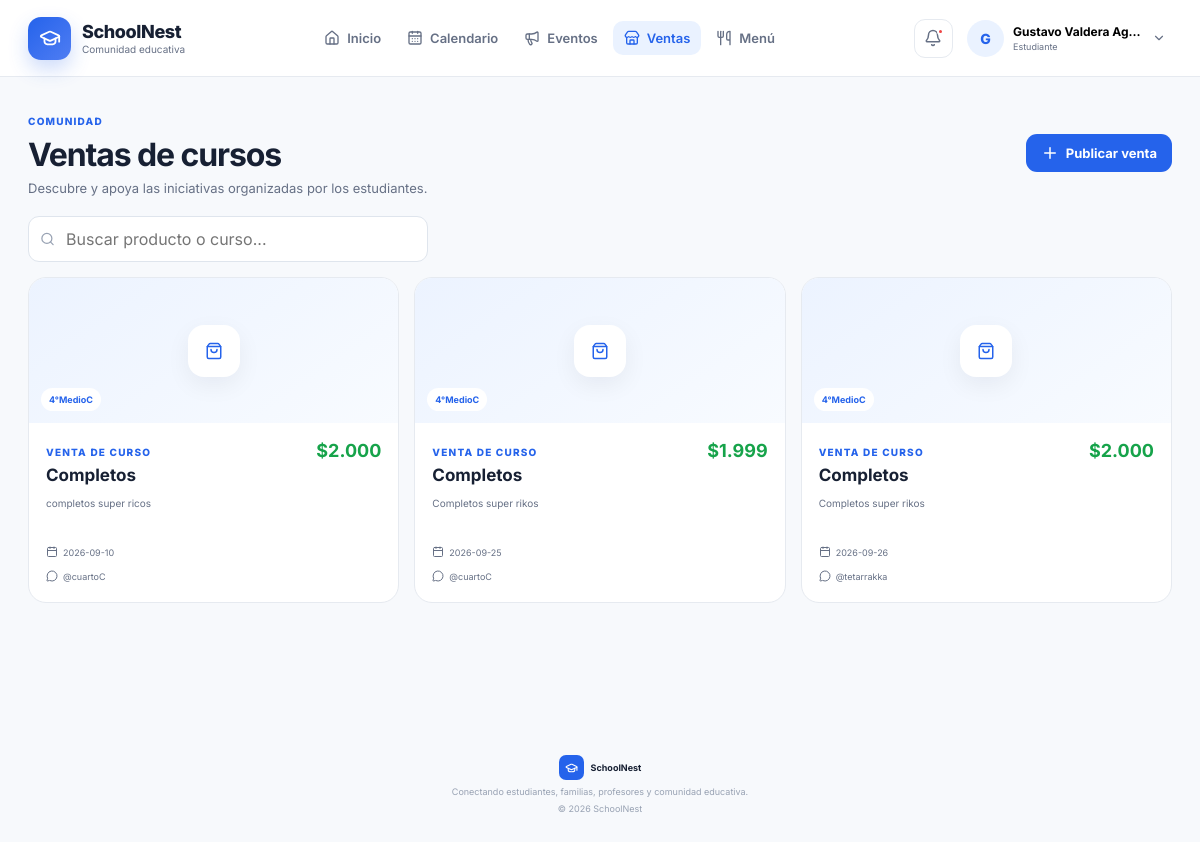
/sales (signed in), run on the app's committed database.
### tables this page shows
CREATE TABLE sales (

        id INTEGER PRIMARY KEY AUTOINCREMENT,

        course TEXT NOT NULL,

        product TEXT NOT NULL,

        description TEXT,

        sale_date TEXT NOT NULL,

        price INTEGER,

        contact TEXT,

        created_by INTEGER, status TEXT
            DEFAULT 'aprobada',

        FOREIGN KEY(created_by) REFERENCES users(id)

    );

### app.py (the view, shortened to what this page needs)
@app.route("/sales")
@login_required
def sales():
    connection = get_db()
    if session.get("role") in [
        "direccion",
        "profesor"
    ]:
        rows = connection.execute(
            """

            SELECT *

            FROM sales

            ORDER BY sale_date

            """
        ).fetchall()
    elif session.get("role") == "estudiante":
        rows = connection.execute(
            """

            SELECT *

            FROM sales

            WHERE
                status = 'aprobada'
                OR created_by = ?

            ORDER BY sale_date

            """,
            (
                session[
                    "user_id"
                ],
            )
        ).fetchall()
    connection.close()
    return render_template(
        "sales.html",
        sales=rows
    )

### app.py (called while the page is built, shortened)
def get_db():
    connection = sqlite3.connect(DATABASE)
    connection.row_factory = sqlite3.Row
    return connection

def login_required(view):
    @wraps(view)
    def wrapped(*args, **kwargs):
        return view(
            *args,
            **kwargs
        )
    return wrapped

@app.context_processor
def global_data():
    return {
        "current_year":
            datetime.now().year
    }

### templates/sales.html (shortened to what this page needs)
{% extends "base.html" %}
{% block content %}
<section class="page-heading page-heading-actions">
    <div>
        <span class="eyebrow">
            Comunidad
        </span>
        <h1>
            Ventas de cursos
        </h1>
        <p>
            Descubre y apoya las iniciativas
            organizadas por los estudiantes.
        </p>
    </div>
    {% if session.get("role") in ["direccion", "profesor", "estudiante"] %}
    <button
        class="btn btn-primary"
        data-modal-open="createSaleModal"
    >
        <i data-lucide="plus"></i>
        Publicar venta
    </button>
    {% endif %}
</section>
<section class="page-toolbar">
    <div class="search-box">
        <i data-lucide="search"></i>
        <input
            type="search"
            id="saleSearch"
            placeholder="Buscar producto o curso..."
        >
    </div>
</section>
<section class="sales-grid">
{% for sale in sales %}
<article
    class="sale-card"
    data-sale-card
    data-status="{{ sale.status }}"
    data-search="{{ sale.product }} {{ sale.course }} {{ sale.description }}"
>
    <div class="sale-image-placeholder">
        <div class="sale-image-icon">
            <i data-lucide="shopping-bag"></i>
        </div>
        <span class="sale-course">
            {{ sale.course }}
        </span>
    </div>
    <div class="sale-card-content">
        <div class="sale-title-row">
            <div>
                <span class="eyebrow">
                    Venta de curso
                </span>
                <h2>
                    {{ sale.product }}
                </h2>
            </div>
            <strong class="sale-price">
                ${{ "{:,}".format(sale.price).replace(",", ".") }}
            </strong>
        </div>
        <p>
            {{ sale.description or "Sin descripción." }}
        </p>
        <div class="sale-information">
            <span>
                <i data-lucide="calendar"></i>
                {{ sale.sale_date }}
            </span>
            <span>
                <i data-lucide="message-circle"></i>
                {{ sale.contact or "Directiva del curso" }}
            </span>
        </div>
    </div>
</article>
{% endfor %}
</section>
{% endblock %}

### static/css/style.css (style rules this page uses)
:root { --background: #f7f9fc; --surface: #ffffff; --surface-soft: #f1f5f9; --surface-blue: #eff6ff; --text: #172033; --muted: #667085; --border: #e6eaf0; --primary: #2563eb; --primary-dark: #1d4ed8; --primary-soft: #eaf2ff; --navy: #14213d; --green: #16a34a; --green-soft: #ecfdf3; --yellow: #f59e0b; --yellow-soft: #fff7e6; --violet: #7c3aed; --violet-soft: #f3e8ff; --red: #dc2626; --red-soft: #fff1f2; --shadow: 0 18px 45px rgba(15, 23, 42, 0.08); --shadow-small: 0 8px 25px rgba(15, 23, 42, 0.06); }
* { box-sizing: border-box; }
html { scroll-behavior: smooth; }
body { margin: 0; min-height: 100vh; font-family: "Inter", Arial, sans-serif; background: var(--background); color: var(--text); }
button, input, textarea, select { font: inherit; }
button { cursor: pointer; }
svg { width: 18px; height: 18px; }
.eyebrow { display: inline-flex; align-items: center; gap: 6px; color: var(--primary); font-size: 10px; font-weight: 800; text-transform: uppercase; letter-spacing: 0.12em; }
.btn { border: none; border-radius: 11px; padding: 10px 15px; display: inline-flex; align-items: center; justify-content: center; gap: 7px; font-size: 13px; font-weight: 700; transition: 0.18s ease; }
.btn-primary { color: white; background: var(--primary); }
input, textarea, select { width: 100%; border: 1px solid #dfe5ed; border-radius: 11px; padding: 12px 13px; outline: none; background: white; color: var(--text); transition: 0.18s; }
.page-heading { display: flex; justify-content: space-between; align-items: flex-end; gap: 20px; margin-bottom: 20px; }
.page-heading h1 { margin: 6px 0; font-size: 32px; letter-spacing: -0.035em; }
.page-heading p { margin: 0; color: var(--muted); font-size: 13px; }
.page-heading-actions { align-items: center; }
.page-toolbar { display: flex; justify-content: space-between; align-items: center; gap: 12px; margin-bottom: 15px; }
.search-box { position: relative; width: min( 400px, 100% ); }
.search-box svg { position: absolute; top: 50%; left: 12px; width: 15px; transform: translateY(-50%); color: #98a2b3; }
.search-box input { padding-left: 37px; }
.sales-grid { display: grid; grid-template-columns: repeat(3, 1fr); gap: 15px; }
.sale-card { overflow: hidden; border: 1px solid var(--border); border-radius: 18px; background: white; transition: 0.18s; }
.sale-image-placeholder { position: relative; height: 145px; display: grid; place-items: center; background: linear-gradient( 145deg, #ecf3ff, #f8fbff ); }
.sale-image-icon { width: 52px; height: 52px; display: grid; place-items: center; border-radius: 16px; color: var(--primary); background: white; box-shadow: var(--shadow-small); }
.sale-course { position: absolute; left: 12px; bottom: 12px; padding: 6px 8px; border-radius: 999px; color: var(--primary); background: white; font-size: 9px; font-weight: 700; }
.sale-card-content { padding: 17px; }
.sale-title-row { display: flex; justify-content: space-between; align-items: flex-start; gap: 10px; }
.sale-title-row h2 { margin: 5px 0; font-size: 17px; }
.sale-price { color: var(--green); font-size: 18px; }
.sale-card-content > p { min-height: 35px; margin: 5px 0 13px; color: var(--muted); font-size: 10px; line-height: 1.6; }
.sale-information { display: grid; gap: 6px; }
.sale-information span { display: flex; align-items: center; gap: 5px; color: var(--muted); font-size: 9px; }
.sale-information svg { width: 12px; }

### data on the page
sales: course "4°MedioC", product "Completos", price "2.000", description "completos super ricos", sale_date "2026-09-10", contact "@cuartoC"
sales: course "4°MedioC", product "Completos", price "1.999", description "Completos super rikos", sale_date "2026-09-25", contact "@cuartoC"
sales: course "4°MedioC", product "Completos", price "2.000", description "Completos super rikos", sale_date "2026-09-26", contact "@tetarrakka"

### other printed values
{{ session.get("name", "U")[0]|upper }} "G"
{{ session.get("name") }} "Gustavo Valdera Ag…"
{{ session.get("role")|capitalize }} "Estudiante"
